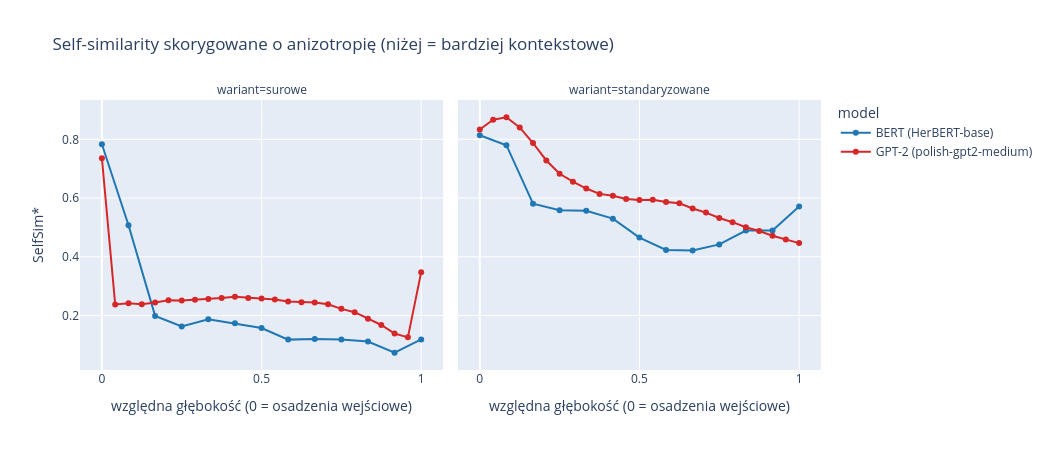
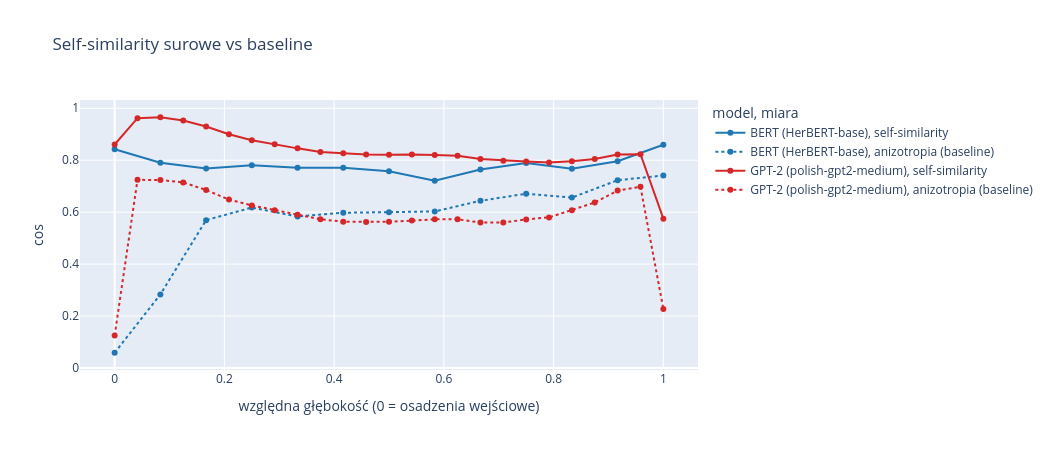

Write notebook code for charts like these, in order.
### Markdown cell above
## 1b. Zależność od kontekstu (context-specificity)

### Code cell
plot(["self-similarity (skorygowane)"], "Self-similarity skorygowane o anizotropię (niżej = bardziej kontekstowe)", "SelfSim*")
plot(["self-similarity", "anizotropia (baseline)"], "Self-similarity surowe vs baseline", "cos", variants=("surowe",))

### Figure 1 — Plotly figure (JSON) as saved in the notebook; plotly's stock layout.template omitted (floating-point values rounded to 4 significant figures)
{"data": [{"customdata": [[0], [1], [2], [3], [4], [5], [6], [7], [8], [9], [10], [11], [12]], "hovertemplate": "model=BERT (HerBERT-base)<br>wariant=surowe<br>względna głębokość (0 = osadzenia wejściowe)=%{x}<br>SelfSim*=%{y}<br>warstwa=%{customdata[0]}<extra></extra>", "legendgroup": "BERT (HerBERT-base)", "line": {"color": "#1f77b4", "dash": "solid"}, "marker": {"symbol": "circle"}, "mode": "lines+markers", "name": "BERT (HerBERT-base)", "orientation": "v", "showlegend": true, "type": "scatter", "x": [0.0, 0.08333, 0.1667, 0.25, 0.3333, 0.4167, 0.5, 0.5833, 0.6667, 0.75, 0.8333, 0.9167, 1.0], "xaxis": "x", "y": [0.7835, 0.5072, 0.1987, 0.1627, 0.1875, 0.1736, 0.1572, 0.1179, 0.1204, 0.1183, 0.1113, 0.07314, 0.1183], "yaxis": "y"}, {"customdata": [[0], [1], [2], [3], [4], [5], [6], [7], [8], [9], [10], [11], [12]], "hovertemplate": "model=BERT (HerBERT-base)<br>wariant=standaryzowane<br>względna głębokość (0 = osadzenia wejściowe)=%{x}<br>SelfSim*=%{y}<br>warstwa=%{customdata[0]}<extra></extra>", "legendgroup": "BERT (HerBERT-base)", "line": {"color": "#1f77b4", "dash": "solid"}, "marker": {"symbol": "circle"}, "mode": "lines+markers", "name": "BERT (HerBERT-base)", "orientation": "v", "showlegend": false, "type": "scatter", "x": [0.0, 0.08333, 0.1667, 0.25, 0.3333, 0.4167, 0.5, 0.5833, 0.6667, 0.75, 0.8333, 0.9167, 1.0], "xaxis": "x2", "y": [0.8137, 0.78, 0.5806, 0.5588, 0.557, 0.5299, 0.4655, 0.4234, 0.4217, 0.4421, 0.4894, 0.4899, 0.571], "yaxis": "y2"}, {"customdata": [[0], [1], [2], [3], [4], [5], [6], [7], [8], [9], [10], [11], [12], [13], [14], [15], [16], [17], [18], [19], [20], [21], [22], [23], [24]], "hovertemplate": "model=GPT-2 (polish-gpt2-medium)<br>wariant=surowe<br>względna głębokość (0 = osadzenia wejściowe)=%{x}<br>SelfSim*=%{y}<br>warstwa=%{customdata[0]}<extra></extra>", "legendgroup": "GPT-2 (polish-gpt2-medium)", "line": {"color": "#d62728", "dash": "solid"}, "marker": {"symbol": "circle"}, "mode": "lines+markers", "name": "GPT-2 (polish-gpt2-medium)", "orientation": "v", "showlegend": true, "type": "scatter", "x": [0.0, 0.04167, 0.08333, 0.125, 0.1667, 0.2083, 0.25, 0.2917, 0.3333, 0.375, 0.4167, 0.4583, 0.5, 0.5417, 0.5833, 0.625, 0.6667, 0.7083, 0.75, 0.7917, 0.8333, 0.875, 0.9167, 0.9583, 1.0], "xaxis": "x", "y": [0.7355, 0.2375, 0.2417, 0.2383, 0.2444, 0.2516, 0.2512, 0.2533, 0.256, 0.2594, 0.2636, 0.2599, 0.2578, 0.2549, 0.248, 0.2449, 0.2443, 0.2382, 0.2226, 0.2113, 0.1887, 0.1677, 0.1386, 0.1256, 0.3477], "yaxis": "y"}, {"customdata": [[0], [1], [2], [3], [4], [5], [6], [7], [8], [9], [10], [11], [12], [13], [14], [15], [16], [17], [18], [19], [20], [21], [22], [23], [24]], "hovertemplate": "model=GPT-2 (polish-gpt2-medium)<br>wariant=standaryzowane<br>względna głębokość (0 = osadzenia wejściowe)=%{x}<br>SelfSim*=%{y}<br>warstwa=%{customdata[0]}<extra></extra>", "legendgroup": "GPT-2 (polish-gpt2-medium)", "line": {"color": "#d62728", "dash": "solid"}, "marker": {"symbol": "circle"}, "mode": "lines+markers", "name": "GPT-2 (polish-gpt2-medium)", "orientation": "v", "showlegend": false, "type": "scatter", "x": [0.0, 0.04167, 0.08333, 0.125, 0.1667, 0.2083, 0.25, 0.2917, 0.3333, 0.375, 0.4167, 0.4583, 0.5, 0.5417, 0.5833, 0.625, 0.6667, 0.7083, 0.75, 0.7917, 0.8333, 0.875, 0.9167, 0.9583, 1.0], "xaxis": "x2", "y": [0.8337, 0.867, 0.8752, 0.8407, 0.7875, 0.728, 0.6828, 0.6556, 0.6324, 0.6142, 0.6078, 0.5971, 0.5933, 0.5941, 0.5866, 0.5822, 0.5644, 0.5505, 0.5321, 0.5178, 0.5004, 0.4878, 0.4719, 0.459, 0.4465], "yaxis": "y2"}], "layout": {"annotations": [{"font": {}, "showarrow": false, "text": "wariant=surowe", "x": 0.245, "xanchor": "center", "xref": "paper", "y": 1.0, "yanchor": "bottom", "yref": "paper"}, {"font": {}, "showarrow": false, "text": "wariant=standaryzowane", "x": 0.755, "xanchor": "center", "xref": "paper", "y": 1.0, "yanchor": "bottom", "yref": "paper"}], "height": 450, "legend": {"title": {"text": "model"}, "tracegroupgap": 0}, "title": {"text": "Self-similarity skorygowane o anizotropię (niżej = bardziej kontekstowe)"}, "width": 1050, "xaxis": {"anchor": "y", "domain": [0.0, 0.49], "title": {"text": "względna głębokość (0 = osadzenia wejściowe)"}}, "xaxis2": {"anchor": "y2", "domain": [0.51, 1.0], "matches": "x", "title": {"text": "względna głębokość (0 = osadzenia wejściowe)"}}, "yaxis": {"anchor": "x", "domain": [0.0, 1.0], "title": {"text": "SelfSim*"}}, "yaxis2": {"anchor": "x2", "domain": [0.0, 1.0], "matches": "y", "showticklabels": false}}}

### Figure 2 — Plotly figure (JSON) as saved in the notebook; plotly's stock layout.template omitted (floating-point values rounded to 4 significant figures)
{"data": [{"customdata": [[0], [1], [2], [3], [4], [5], [6], [7], [8], [9], [10], [11], [12]], "hovertemplate": "model=BERT (HerBERT-base)<br>miara=self-similarity<br>względna głębokość (0 = osadzenia wejściowe)=%{x}<br>cos=%{y}<br>warstwa=%{customdata[0]}<extra></extra>", "legendgroup": "BERT (HerBERT-base), self-similarity", "line": {"color": "#1f77b4", "dash": "solid"}, "marker": {"symbol": "circle"}, "mode": "lines+markers", "name": "BERT (HerBERT-base), self-similarity", "orientation": "v", "showlegend": true, "type": "scatter", "x": [0.0, 0.08333, 0.1667, 0.25, 0.3333, 0.4167, 0.5, 0.5833, 0.6667, 0.75, 0.8333, 0.9167, 1.0], "xaxis": "x", "y": [0.8421, 0.7905, 0.768, 0.7805, 0.7706, 0.7714, 0.7572, 0.7207, 0.7642, 0.7893, 0.7674, 0.7962, 0.8595], "yaxis": "y"}, {"customdata": [[0], [1], [2], [3], [4], [5], [6], [7], [8], [9], [10], [11], [12]], "hovertemplate": "model=BERT (HerBERT-base)<br>miara=anizotropia (baseline)<br>względna głębokość (0 = osadzenia wejściowe)=%{x}<br>cos=%{y}<br>warstwa=%{customdata[0]}<extra></extra>", "legendgroup": "BERT (HerBERT-base), anizotropia (baseline)", "line": {"color": "#1f77b4", "dash": "dot"}, "marker": {"symbol": "circle"}, "mode": "lines+markers", "name": "BERT (HerBERT-base), anizotropia (baseline)", "orientation": "v", "showlegend": true, "type": "scatter", "x": [0.0, 0.08333, 0.1667, 0.25, 0.3333, 0.4167, 0.5, 0.5833, 0.6667, 0.75, 0.8333, 0.9167, 1.0], "xaxis": "x", "y": [0.05868, 0.2833, 0.5693, 0.6178, 0.5832, 0.5978, 0.6001, 0.6028, 0.6438, 0.6711, 0.6561, 0.7231, 0.7411], "yaxis": "y"}, {"customdata": [[0], [1], [2], [3], [4], [5], [6], [7], [8], [9], [10], [11], [12], [13], [14], [15], [16], [17], [18], [19], [20], [21], [22], [23], [24]], "hovertemplate": "model=GPT-2 (polish-gpt2-medium)<br>miara=self-similarity<br>względna głębokość (0 = osadzenia wejściowe)=%{x}<br>cos=%{y}<br>warstwa=%{customdata[0]}<extra></extra>", "legendgroup": "GPT-2 (polish-gpt2-medium), self-similarity", "line": {"color": "#d62728", "dash": "solid"}, "marker": {"symbol": "circle"}, "mode": "lines+markers", "name": "GPT-2 (polish-gpt2-medium), self-similarity", "orientation": "v", "showlegend": true, "type": "scatter", "x": [0.0, 0.04167, 0.08333, 0.125, 0.1667, 0.2083, 0.25, 0.2917, 0.3333, 0.375, 0.4167, 0.4583, 0.5, 0.5417, 0.5833, 0.625, 0.6667, 0.7083, 0.75, 0.7917, 0.8333, 0.875, 0.9167, 0.9583, 1.0], "xaxis": "x", "y": [0.8605, 0.9621, 0.9655, 0.953, 0.9298, 0.9, 0.8772, 0.8611, 0.8457, 0.8321, 0.827, 0.8221, 0.8207, 0.8224, 0.8204, 0.8175, 0.8043, 0.7984, 0.7948, 0.7912, 0.796, 0.8048, 0.8217, 0.8232, 0.5751], "yaxis": "y"}, {"customdata": [[0], [1], [2], [3], [4], [5], [6], [7], [8], [9], [10], [11], [12], [13], [14], [15], [16], [17], [18], [19], [20], [21], [22], [23], [24]], "hovertemplate": "model=GPT-2 (polish-gpt2-medium)<br>miara=anizotropia (baseline)<br>względna głębokość (0 = osadzenia wejściowe)=%{x}<br>cos=%{y}<br>warstwa=%{customdata[0]}<extra></extra>", "legendgroup": "GPT-2 (polish-gpt2-medium), anizotropia (baseline)", "line": {"color": "#d62728", "dash": "dot"}, "marker": {"symbol": "circle"}, "mode": "lines+markers", "name": "GPT-2 (polish-gpt2-medium), anizotropia (baseline)", "orientation": "v", "showlegend": true, "type": "scatter", "x": [0.0, 0.04167, 0.08333, 0.125, 0.1667, 0.2083, 0.25, 0.2917, 0.3333, 0.375, 0.4167, 0.4583, 0.5, 0.5417, 0.5833, 0.625, 0.6667, 0.7083, 0.75, 0.7917, 0.8333, 0.875, 0.9167, 0.9583, 1.0], "xaxis": "x", "y": [0.1251, 0.7246, 0.7238, 0.7146, 0.6854, 0.6484, 0.626, 0.6078, 0.5898, 0.5727, 0.5634, 0.5621, 0.5629, 0.5675, 0.5724, 0.5726, 0.56, 0.5602, 0.5722, 0.5799, 0.6073, 0.6371, 0.6831, 0.6975, 0.2274], "yaxis": "y"}], "layout": {"height": 450, "legend": {"title": {"text": "model, miara"}, "tracegroupgap": 0}, "title": {"text": "Self-similarity surowe vs baseline"}, "width": 1050, "xaxis": {"anchor": "y", "domain": [0.0, 1.0], "title": {"text": "względna głębokość (0 = osadzenia wejściowe)"}}, "yaxis": {"anchor": "x", "domain": [0.0, 1.0], "title": {"text": "cos"}}}}
